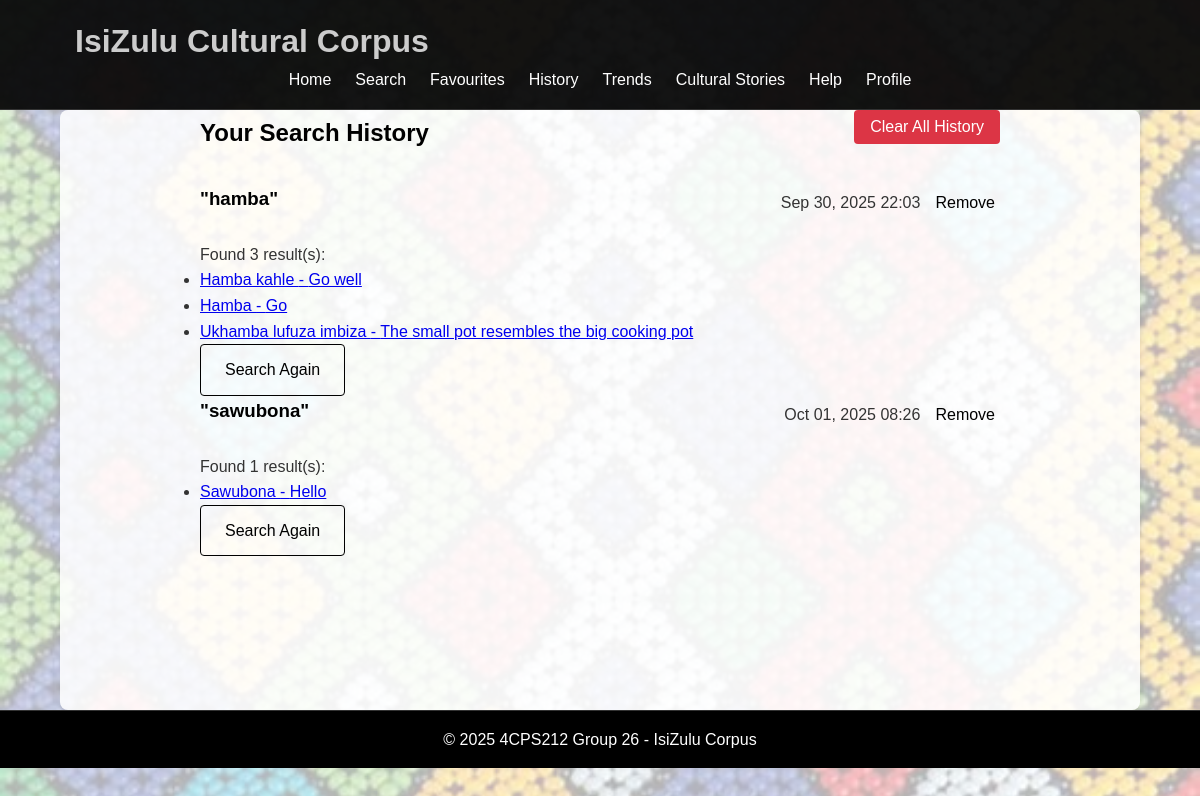
The page /history/ (signed in) on the database as committed earlier.
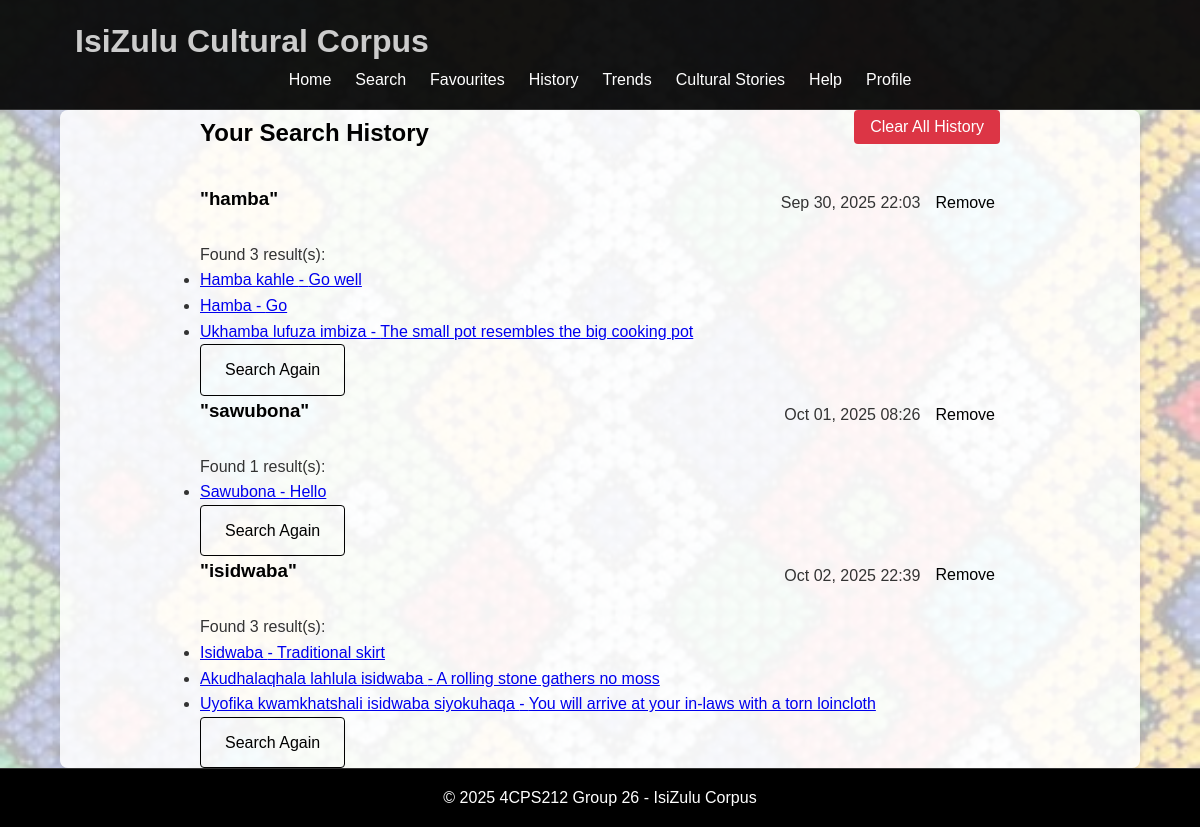
The same page on the database as committed later.
### main_app/models.py (models this page shows, shortened)
class UserSearchHistory(models.Model):
    user = models.ForeignKey(User, on_delete=models.CASCADE)
    search_query = models.CharField(max_length=255)
    search_results = models.ManyToManyField(ZuluWord)
    search_date = models.DateTimeField(default=timezone.now)

class ZuluWord(models.Model):
    PARTS_OF_SPEECH = [
        ('noun', 'Noun'),
        ('verb', 'Verb'),
        ('adjective', 'Adjective'),
        ('adverb', 'Adverb'),
        ('greeting', 'Greeting'),
        ('farewell', 'Farewell'),
        ('phrase', 'Phrase'),
    ]
    zulu_word = models.CharField(max_length=100)
    english_translation = models.CharField(max_length=100)
    swati_translation = models.CharField(max_length=100)
    sotho_translation = models.CharField(max_length=100)
    pronunciation_guide = models.CharField(max_length=100, blank=True)
    part_of_speech = models.CharField(max_length=50, choices=PARTS_OF_SPEECH)
    cultural_context = models.TextField(blank=True)
    example_sentence_zulu = models.TextField(blank=True)
    example_sentence_english = models.TextField(blank=True)
    example_sentence_swati = models.TextField(blank=True)
    example_sentence_sotho = models.TextField(blank=True)
    synonyms = models.ManyToManyField('self', blank=True, symmetrical=False)
    date_added = models.DateTimeField(default=timezone.now)

### main_app/views.py (the view)
# urls.py: path('history/', views.history, name='history'),
@login_required
def history(request):
    search_history = UserSearchHistory.objects.filter(
        user=request.user
    ).prefetch_related('search_results')[:5]
    return render(request, 'history.html', {'history': search_history})

### templates/history.html (shortened to what this page needs)
{% extends 'base.html' %}
{% block content %}
<div class="history-container">
    <div class="history-header">
        <h2>Your Search History</h2>
        {% if history %}
        <div class="history-actions-top">
            <form method="POST" action="{% url 'clear_all_history' %}" class="clear-all-form">
                <button type="submit" class="btn btn-danger"
                        onclick="return confirm('Are you sure you want to clear ALL your search history?')">
                      Clear All History
                </button>
            </form>
        </div>
        {% endif %}
    </div>
    {% if history %}
    <div class="history-list">
        {% for entry in history %}
        <div class="history-item">
            <div class="history-header">
                <h3>"{{ entry.search_query }}"</h3>
                <div class="history-controls">
                    <span class="history-date">{{ entry.search_date|date:"M d, Y H:i" }}</span>
                    <form method="POST" action="{% url 'remove_history_entry' entry.id %}" class="remove-form">
                        <button type="submit" class="btn-remove" title="Remove this entry">
                            Remove
                        </button>
                    </form>
                </div>
            </div>
            {% if entry.search_results.all %}
            <div class="history-results">
                <p>Found {{ entry.search_results.all|length }} result(s):</p>
                <ul>
                    {% for result in entry.search_results.all|slice:":3" %}
                    <li>
                        <a href="{% url 'word_detail' result.id %}">
                            {{ result.zulu_word }} - {{ result.english_translation }}
                        </a>
                    </li>
                    {% endfor %}
                </ul>
            </div>
            {% else %}
            <p class="no-results">No results found for this search.</p>
            {% endif %}
            <div class="history-actions">
                <a href="{% url 'search' %}?q={{ entry.search_query }}" class="btn btn-outline">
                     Search Again
                </a>
            </div>
        </div>
        {% endfor %}
    </div>
    {% else %}
    <div class="empty-state">
        <p>Your search history is empty.</p>
        <p>Start exploring the <a href="{% url 'search' %}">corpus</a> to build your history!</p>
    </div>
    {% endif %}
</div>
{% endblock %}

Rows that differ between the two databases and show on the page:
added UserSearchHistory: search_query "isidwaba", search_date "Oct 02, 2025 22:39", search_results.all|length "3"
now on this page (row unchanged): ZuluWord: zulu_word "Isidwaba", english_translation "Traditional skirt", shown under "isidwaba"
now on this page (row unchanged): ZuluWord: zulu_word "Akudhalaqhala lahlula isidwaba", english_translation "A rolling stone gathers no moss", shown under "isidwaba"
now on this page (row unchanged): ZuluWord: zulu_word "Uyofika kwamkhatshali isidwaba siyokuhaqa", english_translation "You will arrive at your in-laws with a torn loincloth", shown under "isidwaba"
